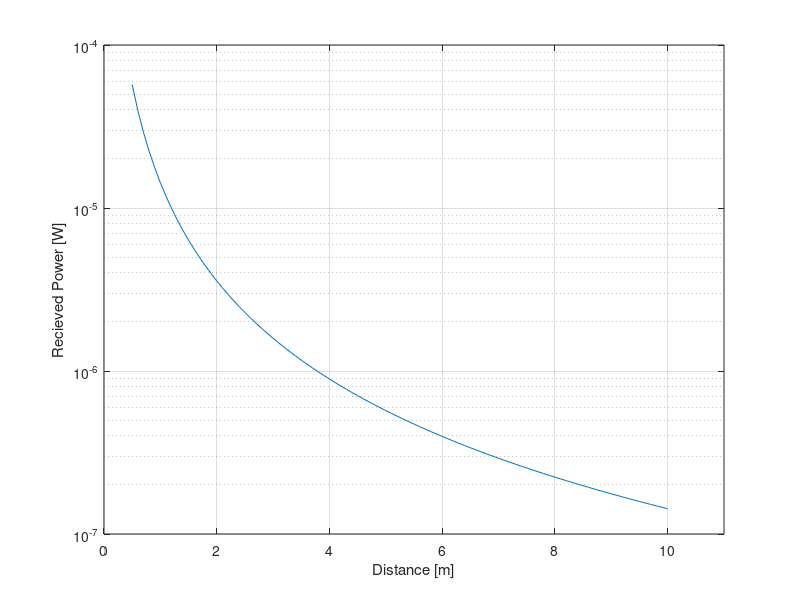

Recreate this plot in MATLAB.
%%% Using the Friis equation to estimate link buget %%%

% Power into the piezo
% This is assuming a 12 V battery, doubled to 24 V with a boost converter, then doubled again using an H-Bridge Driver
Pt = 48 * 0.1; % 48 V * 0.1 A = 4.8 W

f = 750e3; % [Hz] Frequency
c = 1500; % [m/s] Speed of sound in seawater http://www.dosits.org/tutorials/sciencetutorial/speed/
lambda = c/f; % [m] Wavelength

% Efficiency of converting electrical power into mechanical power (Electromechanical coupling coefficient)
Kp = 0.51; % [%] From piezo datasheet (https://www.steminc.com/PZT/en/piezo-ceramic-disc-20x27mm-s-750-khz)
diameter = 0.02; %[m]
%% Find acoustic Reflection and Transmission Coefficients (http://hyperphysics.phy-astr.gsu.edu/hbase/Sound/refltrans.html)
Rp = @(Z1, Z2) (Z2-Z1)/(Z1 + Z2); % Acoustic Reflection Coefficient
Tp = @(Z1, Z2) (2*Z2)/(Z1 + Z2); % Acoustic Transmission Coefficient

dB_to_Gain = @(dB) 10.^(dB/20);

% Water absorption math (basically it doesn't make a difference)
% http://resource.npl.co.uk/acoustics/techguides/seaabsorption/ (750 kHz, 15 C, 10 m)
alpha = 210; % [dB/km] Water Absorption 
alpha = 1 / dB_to_Gain(alpha/1e3); % [/m] (divide by 1 because its attenuating)

% Acoustic Impedances
Z_water = 1.48; % [MRayl]
Z_ocean_floor = (1750 * 1700) * 1e-6; % [MRayl] (https://link.springer.com/article/10.1007/BF00163476, https://pubmed.ncbi.nlm.nih.gov/24744686/)

%% Antenna Gain
beam_width = asin(1.2 * c/(diameter*f));
antenna_gain = 2 / (1-cos(beam_width/2));
%% Calculate Power vs. Distance
Gt = antenna_gain; % [] Transmit Gain
Gr = antenna_gain; % [] Recieve Gain

d = 0.5:0.1:10; % [m] Test loss from distances 0.5-10 m

transmit_loss = Gt .* (lambda./(4.*pi.*d)).^2 .* Kp;
% Accordign to e80 lectures this should be close to 1
% reflect_loss = Rp(Z_water, Z_ocean_floor); 0.33
reflect_loss = 1;
recieve_loss = Gr .* (lambda./(4.*pi.*d)).^2 .* Kp;
Pr = Pt .* transmit_loss .* reflect_loss .* recieve_loss;

clf
plot(d,  Gr .* (lambda./(4.*pi.*d)).^2 .* Kp);
xlabel("Distance [m]")
ylabel("Recieved Power [W]");
xlim([0,11]);
set(gca, 'YScale', 'log');
set(gcf, "Color", "w");
grid on
